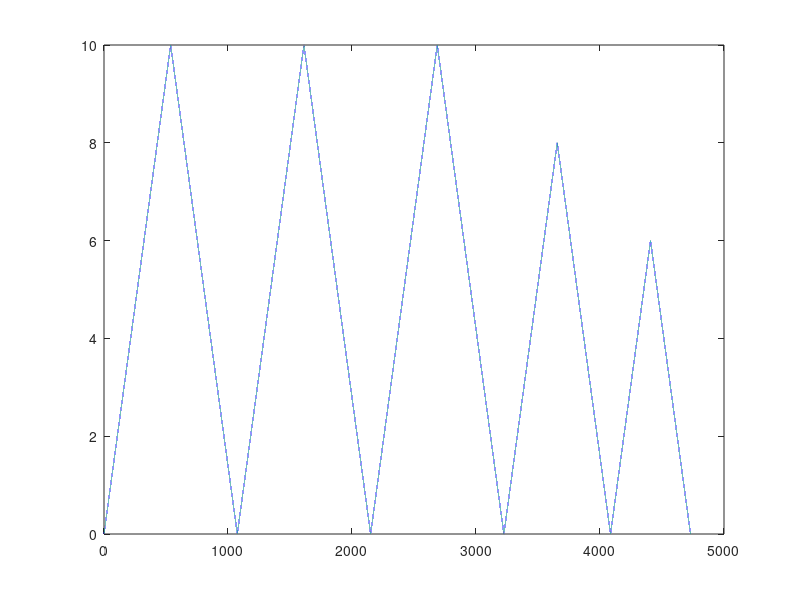

Write the MATLAB code that produced this figure.
clear all;

%%

Sampling_rate=100;
d_t=1/Sampling_rate;

Predicted_X_V_Ratio=430/10; %micron/volt
Predicted_PZT_Velocity=0.8;   %micron/sec
Calculated_V_Rate=Predicted_PZT_Velocity/Predicted_X_V_Ratio;   %volt/sec
d_V=d_t*Calculated_V_Rate;


V_start=0;
V_max_1=10;
V_max_2=10;
V_max_3=10;
V_max_4=8;
V_max_5=6;

V_min_1=0;
V_min_2=0;
V_min_3=0;
V_min_4=0;
V_min_5=0;

V_forward_1=V_start:d_V:V_max_1;
V_backward_1=(V_max_1-d_V):-d_V:V_min_1;
V_forward_2=(V_min_1+d_V):d_V:V_max_2;
V_backward_2=(V_max_2-d_V):-d_V:V_min_2;
V_forward_3=(V_min_2+d_V):d_V:V_max_3;
V_backward_3=(V_max_3-d_V):-d_V:V_min_3;
V_forward_4=(V_min_3+d_V):d_V:V_max_4;
V_backward_4=(V_max_4-d_V):-d_V:V_min_4;
V_forward_5=(V_min_4+d_V):d_V:V_max_5;
V_backward_5=(V_max_5-d_V):-d_V:V_min_5;


V=[V_forward_1 V_backward_1 V_forward_2 V_backward_2 V_forward_3 V_backward_3  V_forward_4 V_backward_4  V_forward_5 V_backward_5]';
T=[d_t:d_t:d_t*length(V)]';

plot(T,V);

Output=[T V];
cd('D:\160112_PZT calibration');
dlmwrite(sprintf('Waveform_SR%dHz_V%dmicronsec_10V.txt',Sampling_rate,Predicted_PZT_Velocity),Output,'delimiter','\t','newline','pc','precision', '%.6f');